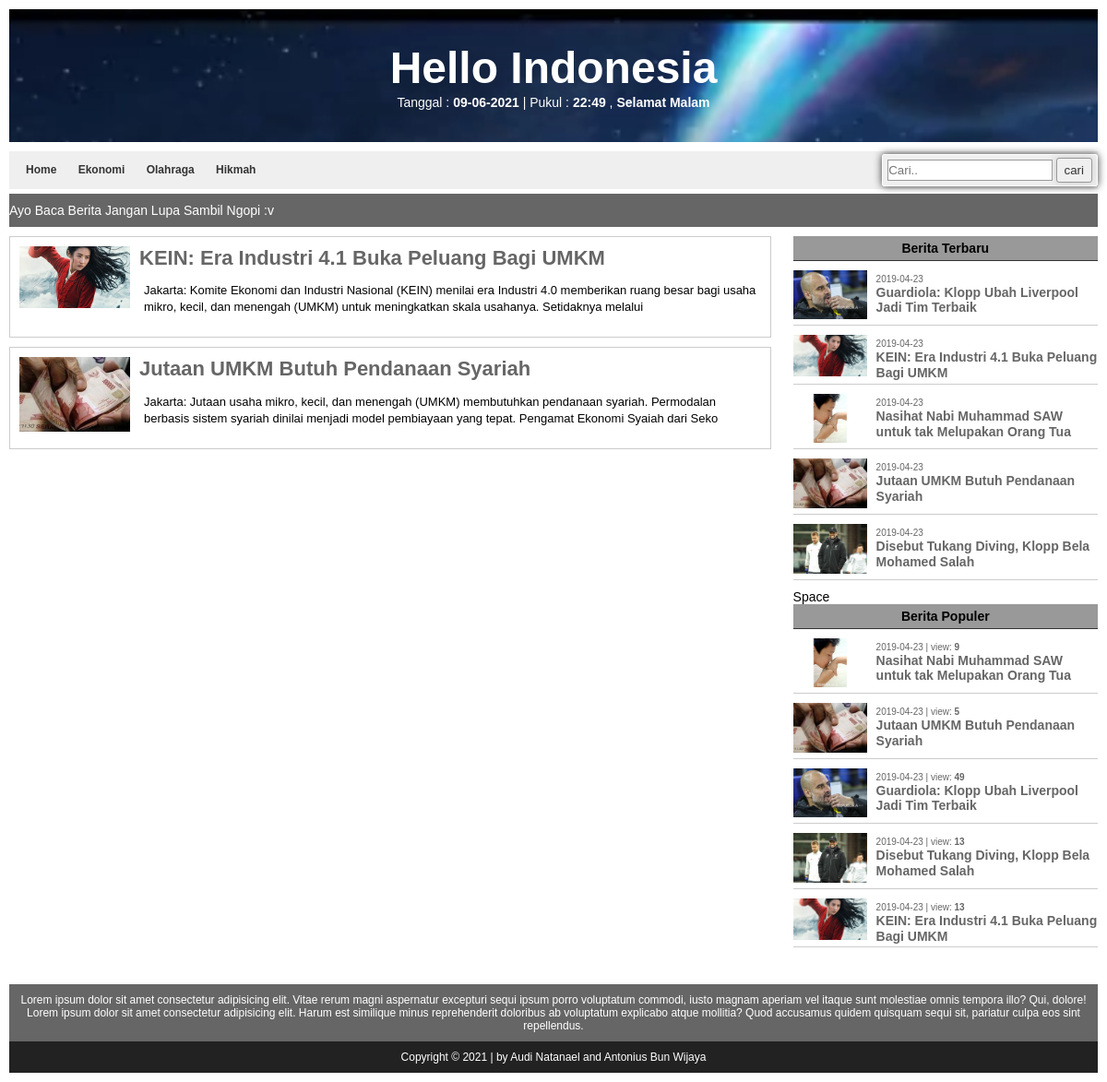
Page /?open=cat&id=2 on the committed database.
### tables this page shows
CREATE TABLE `kategori` (
  `ID` int(5) NOT NULL,
  `Kategori` varchar(100) NOT NULL,
  `alias` varchar(50) NOT NULL,
  `Terbit` varchar(1) NOT NULL
);

CREATE TABLE `berita` (
  `ID` int(10) NOT NULL,
  `Judul` varchar(255) NOT NULL,
  `Kategori` varchar(50) NOT NULL,
  `Isi` text NOT NULL,
  `Gambar` varchar(255) NOT NULL,
  `Teks` text NOT NULL,
  `Tanggal` varchar(30) NOT NULL,
  `Updateby` varchar(50) NOT NULL,
  `Viewnum` varchar(20) NOT NULL,
  `Post_type` varchar(20) NOT NULL,
  `Terbit` varchar(1) NOT NULL
);

### inc/fungsi.php (the view, shortened to what this page needs)
<?php
include 'koneksi.php';
function populer()
{
	?>
		<div class="bar-menu">
			Berita Populer
		</div>
		<div>
			<?php
			global $connect;
			$pop = mysqli_query($connect,"SELECT * FROM berita WHERE Terbit='1' AND Tanggal>='".date('Y-m-d H:i:s', strtotime(''.POPULER_TIME.' days'))."' ORDER BY Viewnum DESC LIMIT 0,10");
			while ($r = mysqli_fetch_array($pop)) {
				extract($r);
				echo'
				<div class="side-box">
					<div class="img">
						<img src="'.URL_SITUS.$Gambar.'">
					</div>
					<span>'.substr($Tanggal, 0, 10).' | view: <b>'.$Viewnum.'</b> </span>
					<h1><a href="./?open=detail&id='.$ID.'">'.$Judul.'</a></h1>
					<div class="clear"></div>
				</div>
				';
			}
			?>
		</div>
		<?php
}
function beritaterbaru()
{
	?>
		<div class="bar-menu">
			Berita Terbaru
		</div>
		<div>
			<?php
			global $connect;
			$terkini = mysqli_query($connect,"SELECT * FROM berita WHERE Terbit='1' ORDER BY ID DESC LIMIT 0,10");
			while ($r = mysqli_fetch_array($terkini)) {
				extract($r);
				echo'
				<div class="side-box">
					<div class="img">
						<img src="'.URL_SITUS.$Gambar.'">
					</div>
					<span>'.substr($Tanggal, 0, 10).' </span>
					<h1><a href="./?open=detail&id='.$ID.'">'.$Judul.'</a></h1>
					<div class="clear"></div>
				</div>
				';
			}
			?>
		</div>
		<?php
}
?>

### header.php (shortened to what this page needs)
<?php
include("inc/fungsi.php");
 ?>
<!DOCTYPE html>
<html>
<head>
    <link rel="stylesheet" type="text/css" href="assets/style.css">
</head>
<body>
    <div class="wrap">
        <div class="pd10">
            <header>
                <div class="menyapa pt35 pb35 mb10">
                    <h1>Hello Indonesia</h1>
                    <?php
						$tanggal = mktime(date('m'), date("d"), date('Y'));
						echo "Tanggal : <b> " . date("d-m-Y", $tanggal ) . "</b>";
						$jam = date ("H:i");
						echo " | Pukul : <b> " . $jam . " " ." </b> ";
						$a = date ("H");
						if (($a>=6) && ($a<=11)) {
							echo " <b>, Selamat Pagi !! </b>";
						}else if(($a>=11) && ($a<=15)){
							echo " , Selamat  Pagi !! ";
						}elseif(($a>15) && ($a<=18)){
							echo ", Selamat Siang !!";
						}else{
							echo ", <b> Selamat Malam </b>";
						}
					?>
                </div>
                <nav>
                    <a href="./">Home</a>
                    <?php
				global $connect;
				$menu = mysqli_query($connect,"SELECT * FROM kategori WHERE Terbit='1' ORDER BY ID ASC LIMIT 0,10");
				while ($r = mysqli_fetch_array($menu)) {
					extract($r);
					echo'
					<a href="./?open=cat&id='.$ID.'">'.$Kategori.'</a>
					';
				}
				 ?>
                    <form action="" method="GET" class="btn fr" style="margin-top:-5px; margin-right: -8px;">
                        <input type="text" name="key" placeholder="Cari..">
                        <input type="submit" name="open" value="cari">
                    </form>
                </nav>
                <div class="teksjalannav pt10 pb10 mt5">
                    <marquee direction="left" behavior="scroll">Ayo Baca Berita Jangan Lupa Sambil Ngopi :v
                    </marquee>
                </div>
            </header>

### kategori.php (shortened to what this page needs)
<div class="mainpage">
	<div class="content">
		<?php
		global $connect;
		$catid = (isset($_GET['id']) ? $_GET['id'] : '');
		$getalias = mysqli_query($connect,"SELECT * FROM kategori WHERE ID='".$catid."'");
		while ($al = mysqli_fetch_array($getalias)) {
			$sql = mysqli_query($connect,"SELECT * FROM berita WHERE Terbit='1' AND Kategori='".$al['alias']."' ORDER BY ID DESC LIMIT 0,10");
			while ($b = mysqli_fetch_array($sql)) {
				extract($b);
			echo'
			<div class="boxnews">
				 <div class="img">
				 	<img src="'.URL_SITUS.$Gambar.'">
				 </div>
				 <h1><a href="./?open=detail&id='.$ID.'">'.$Judul.'</a></h1>
				 <p>'.substr(strip_tags($Isi),0,200).'</p>
				 <div class="clear"></div>
			</div>
			';
			}
		}
		?>
	</div>
	<div class="sidebar">
		<?php include 'sidebar.php'; ?>
	</div>
</div>

### assets/style.css (style rules this page uses)
body { margin:0; padding:0; background: rgb(255, 255, 255); font-family: arial, sans-serif; font-size: 14px; color: rgb(0, 0, 0); }
a { text-decoration: none; color: #666666 }
h1, h2, h3, h4, h5, h6 { line-height: 1.2; }
h1 { font-size: 48px; margin: 0; }
.fr { float: right; }
.pd10 { padding: 10px !important; }
.pt10 { padding-top: 10px !important; }
.pt35 { padding-top: 35px !important; }
.pb10 { padding-bottom: 10px !important; }
.pb35 { padding-bottom: 35px !important; }
.mt5 { margin-top: 5px !important; }
.mb10 { margin-bottom: 10px !important; }
.wrap { width: 100%; margin: 0 auto; }
input[type="text"] { padding: 3px 0; border: 1px solid #999; }
input[type="submit"] { box-shadow: 0px 0px 10px #ccc; border: 1px solid #999; padding: 5px 8px; color:#333; box-sizing: border-box; border-radius:3px; }
.btn { padding: 3px 5px; margin: 0px 3px; border-radius:3px; border:1px solid #FFF; box-sizing: border-box; box-shadow: 0px 0px 8px #333; }
header { min-height:90px; }
nav { padding: 8px; height: 25px; font-size:12px; line-height: 25px; font-weight: 700; background: #efefef; }
nav a { margin: 3px 10px; color: #333; text-decoration: none; }
.mainpage { width: 100%; padding: 0; margin: 0; box-sizing: border-box; }
.content { width: 70%; float: left; }
.sidebar { width: 28%; float: right; }
.boxnews { width: 100%; box-sizing: border-box; margin: 0 0 10px 0; padding: 10px; border:1px solid #ccc; }
.boxnews .img { width: 120px; height: auto; float: left; margin-right: 10px; overflow: hidden; }
.boxnews .img img { width: 100%; }
.boxnews h1 { font-size:22px; }
.boxnews h1 a { color: #666; text-decoration: none; }
.boxnews p { font-size: 13px; line-height:1.4; margin-left: 135px; }
.bar-menu { font-size: 14px; font-weight: 700; text-align: center; padding: 5px 0; margin: 0 0 10px 0; background: #999; border-bottom: 1px solid #333; }
.side-box { width: 100%; box-sizing: border-box; margin: 0 0 10px 0; padding:0 0 3px 0; border-bottom:1px solid #ccc; }
.side-box .img { width:80px; height: auto; float: left; margin-right: 10px; overflow: hidden; }
.side-box .img img { width: 100%; }
.side-box h1 { font-size:14px; }
.side-box h1 a { color: #666; text-decoration: none; }
.side-box span { font-size: 10px; color: #666; }
.teksjalannav { background: #666; color:#FFF; }
.menyapa { background-image: url(../bg-helloindo.webp); text-align: center; color: #FFF; background-size: cover; background-repeat: no-repeat; background-position: center; background-attachment: fixed; }

### rows in the picture
kategori: Kategori "Ekonomi"
kategori: Kategori "Olahraga"
kategori: Kategori "Hikmah"
berita: Gambar (picture), Judul "KEIN: Era Industri 4.1 Buka Peluang Bagi UMKM", Isi "Jakarta: Komite Ekonomi dan Industri Nasional (KEIN) menilai era Industri 4.0 memberikan ruang besar bagi usaha mikro, kecil, dan menengah (UMKM) untuk meningkatkan skala usahanya. Setidaknya melalui", Tanggal "2019-04-23", Viewnum "13"
berita: Gambar (picture), Judul "Jutaan UMKM Butuh Pendanaan Syariah", Isi "Jakarta: Jutaan usaha mikro, kecil, dan menengah (UMKM) membutuhkan pendanaan syariah. Permodalan berbasis sistem syariah dinilai menjadi model pembiayaan yang tepat. Pengamat Ekonomi Syaiah dari Seko", Tanggal "2019-04-23", Viewnum "5"
berita: Gambar (picture), Tanggal "2019-04-23", Judul "Guardiola: Klopp Ubah Liverpool Jadi Tim Terbaik", Viewnum "49"
berita: Gambar (picture), Tanggal "2019-04-23", Judul "Nasihat Nabi Muhammad SAW untuk tak Melupakan Orang Tua", Viewnum "9"
berita: Gambar (picture), Tanggal "2019-04-23", Judul "Disebut Tukang Diving, Klopp Bela Mohamed Salah", Viewnum "13"

### other values in the picture
$jam "22:49"
